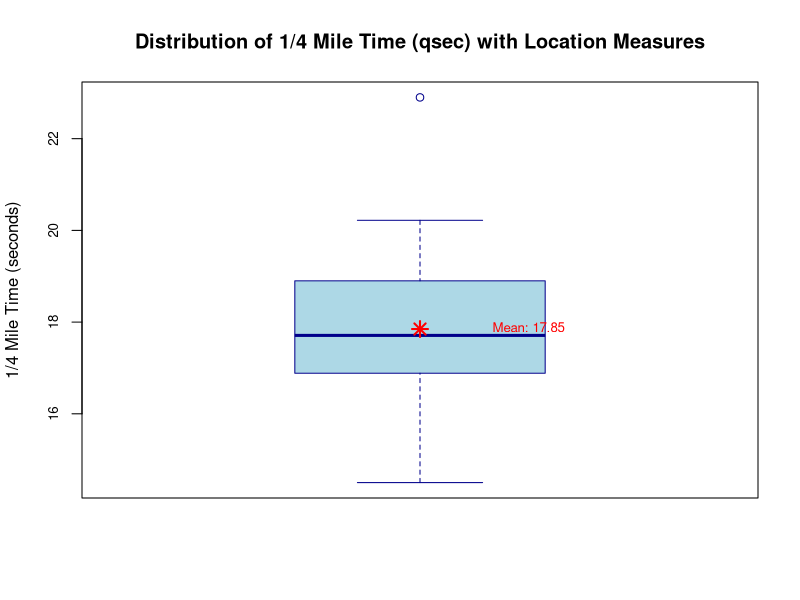
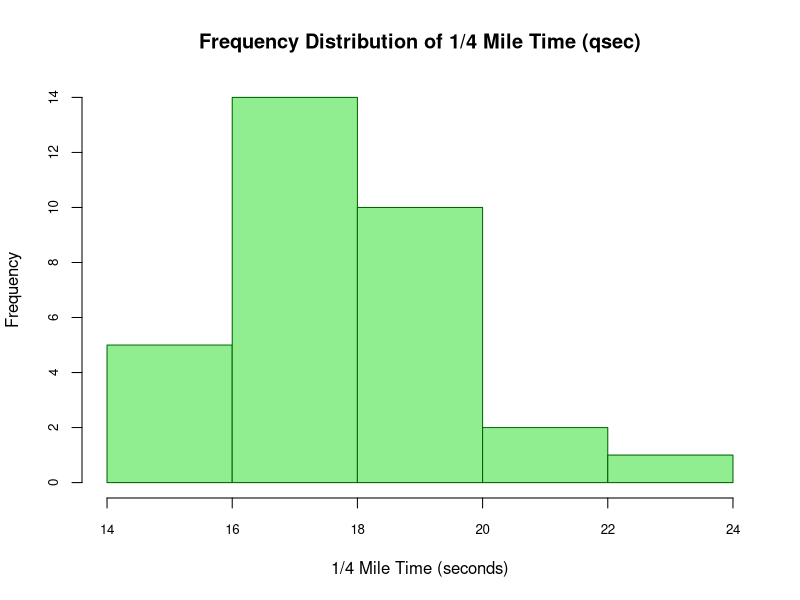
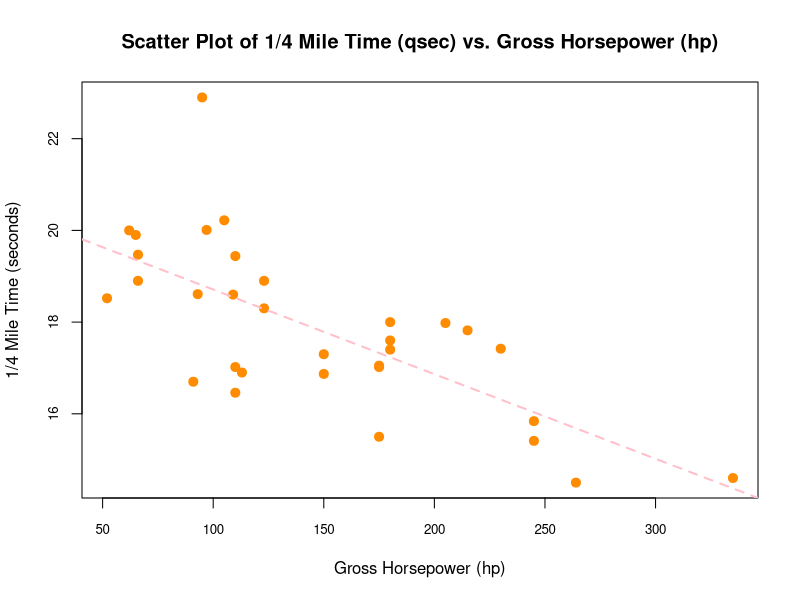

Reproduce these figures in R, in order.
# Name: Irwin Ortega
# Course: MIS446
# Module: 4

# Step 2: Explore the 'qsec' (1/4 mile time) variable from the mtcars dataset.

# The mtcars dataset is built into R, so we can access it directly.
# We'll work specifically with the 'qsec' column.
qsec_data <- mtcars$qsec

# --- Calculate Measures of Location for qsec ---
cat("--- Measures of Location for qsec ---\n")

# Mean: The average 1/4 mile time.
mean_qsec <- mean(qsec_data)
cat("Mean of qsec:", mean_qsec, "\n")

# Median: The middle value of the 1/4 mile times when sorted.
median_qsec <- median(qsec_data)
cat("Median of qsec:", median_qsec, "\n")

# Mode: The most frequent value. R doesn't have a built-in mode function,
# so we'll define a simple function to find it.
get_mode <- function(v) {
  uniqv <- unique(v)
  # tabulate counts occurrences of each unique value
  # which.max finds the index of the highest count
  # univq[index] gives the value itself
  mode_val <- uniqv[which.max(tabulate(match(v, uniqv)))]
  # Can handle multimodal cases if needed, but for typical assignment, single mode is fine.
  return(mode_val)
}
mode_qsec <- get_mode(qsec_data)
cat("Mode of qsec:", mode_qsec, "\n")

# 1st Quartile (Q1): The value below which 25% of the data falls.
q1_qsec <- quantile(qsec_data, 0.25)
cat("1st Quartile (Q1) of qsec:", q1_qsec, "\n")

# 3rd Quartile (Q3): The value below which 75% of the data falls.
q3_qsec <- quantile(qsec_data, 0.75)
cat("3rd Quartile (Q3) of qsec:", q3_qsec, "\n")

# Range: The difference between the maximum and minimum values.
range_qsec_val <- max(qsec_data) - min(qsec_data)
cat("Range of qsec:", range_qsec_val, "\n")


# --- Visually Display Measures of Location (Box Plot with highlights) ---
# A box plot is excellent for showing median, quartiles, and range visually.
# Adding points/lines for mean and mode can further illustrate location measures.
boxplot(qsec_data,
        main = "Distribution of 1/4 Mile Time (qsec) with Location Measures",
        ylab = "1/4 Mile Time (seconds)",
        col = "lightblue", # Light blue color for the box
        border = "darkblue", # Dark blue border
        outline = TRUE, # Show outliers
        cex.axis = 0.8 # Adjust axis label size
)

# Adding mean as a red point
points(x = 1, y = mean_qsec, col = "red", pch = 8, cex = 1.5, lwd = 2) # pch=8 is an asterisk
text(x = 1.1, y = mean_qsec, labels = paste("Mean:", round(mean_qsec, 2)), col = "red", pos = 4, cex = 0.8)

# Adding median as a blue horizontal line (already drawn by boxplot, but explicitly marking)
# abline(h = median_qsec, col = "blue", lty = 2) # lty=2 for dashed line

# Add mode if it's a single value (can be tricky if multimodal or not an exact data point)
# For simplicity, we'll assume a single mode for plotting.
# if (length(mode_qsec) == 1) {
#   points(x = 1, y = mode_qsec, col = "purple", pch = 17, cex = 1.5) # pch=17 is a triangle
#   text(x = 1.1, y = mode_qsec, labels = paste("Mode:", round(mode_qsec, 2)), col = "purple", pos = 4, cex = 0.8)
# }


# --- Calculate Measures of Dispersion for qsec ---
cat("\n--- Measures of Dispersion for qsec ---\n")

# Variance: Average of the squared differences from the mean.
variance_qsec <- var(qsec_data)
cat("Variance of qsec:", variance_qsec, "\n")

# Standard Deviation: Square root of the variance, typical spread around the mean.
sd_qsec <- sd(qsec_data)
cat("Standard Deviation of qsec:", sd_qsec, "\n")

# Coefficient of Variation (CV): Relative variability (SD/Mean * 100).
cv_qsec <- (sd_qsec / mean_qsec) * 100
cat("Coefficient of Variation (CV) of qsec:", cv_qsec, "%\n")


# --- Visually Display Variability (Frequency Distribution - Histogram) ---
hist(qsec_data,
     main = "Frequency Distribution of 1/4 Mile Time (qsec)",
     xlab = "1/4 Mile Time (seconds)",
     ylab = "Frequency",
     col = "lightgreen", # Light green bars
     border = "darkgreen", # Dark green border
     breaks = 5, # Adjust number of bins if needed, or let R decide.
     cex.axis = 0.8 # Adjust axis label size
)

# Step 3: Print current date and time and username (First Instance)
cat("\n--- System Information (First Instance) ---\n")
cat("Current Date and Time:\n")
print(Sys.time())

# Get the username from the system. This code handles if the username is blank.
username_val <- Sys.getenv("username")
if (username_val == "") {
  username_val <- "User_Not_Detected_or_Blank" # Use a placeholder if system username is empty
}
cat("Username:\n")
print(username_val)

# Step 4: Explore the association between 'qsec' and 'hp' (Gross Horsepower).
# Access the 'hp' (gross horsepower) column from the mtcars dataset.
hp_data <- mtcars$hp

# --- Calculate Measures of Association ---
cat("\n--- Measures of Association between qsec and hp ---\n")

# Covariance: Measures how two variables change together.
# A positive covariance indicates they tend to increase/decrease together.
# A negative covariance indicates one tends to increase as the other decreases.
covariance_qsec_hp <- cov(qsec_data, hp_data)
cat("Covariance (qsec, hp):", covariance_qsec_hp, "\n")

# Correlation: Standardized measure of linear association (between -1 and 1).
# Closer to -1 or 1 means stronger linear relationship.
correlation_qsec_hp <- cor(qsec_data, hp_data)
cat("Correlation (qsec, hp):", correlation_qsec_hp, "\n")


# --- Visually Display Association (Scatter Plot) ---
# A scatter plot is ideal for visualizing the relationship between two quantitative variables.
plot(hp_data, qsec_data, # x-axis is hp, y-axis is qsec
     main = "Scatter Plot of 1/4 Mile Time (qsec) vs. Gross Horsepower (hp)",
     xlab = "Gross Horsepower (hp)",
     ylab = "1/4 Mile Time (seconds)",
     col = "darkorange", # Points color
     pch = 19, # Solid circles for points
     cex = 1.2, # Larger points
     cex.axis = 0.8, # Adjust axis label size
     cex.lab = 1 # Adjust axis title size
)

# Linear regression line optional to show the trend 
abline(lm(qsec_data ~ hp_data), col = "pink", lty = 2, lwd = 2) # Dashed pink line for linear trend

# Step 5: Print current date and time and username (Second Instance)
cat("\n--- System Information (Second Instance) ---\n")
cat("Current Date and Time:\n")
print(Sys.time())

# Re-using the username_val variable from Step 3
cat("Username:\n")
print(username_val)
